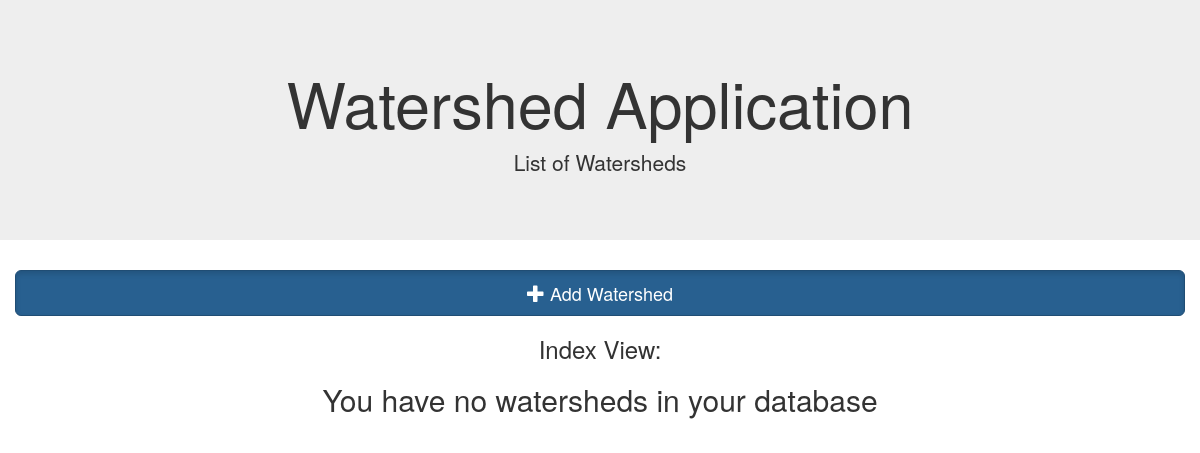
/watershed/, run on an earlier commit of the app's database.
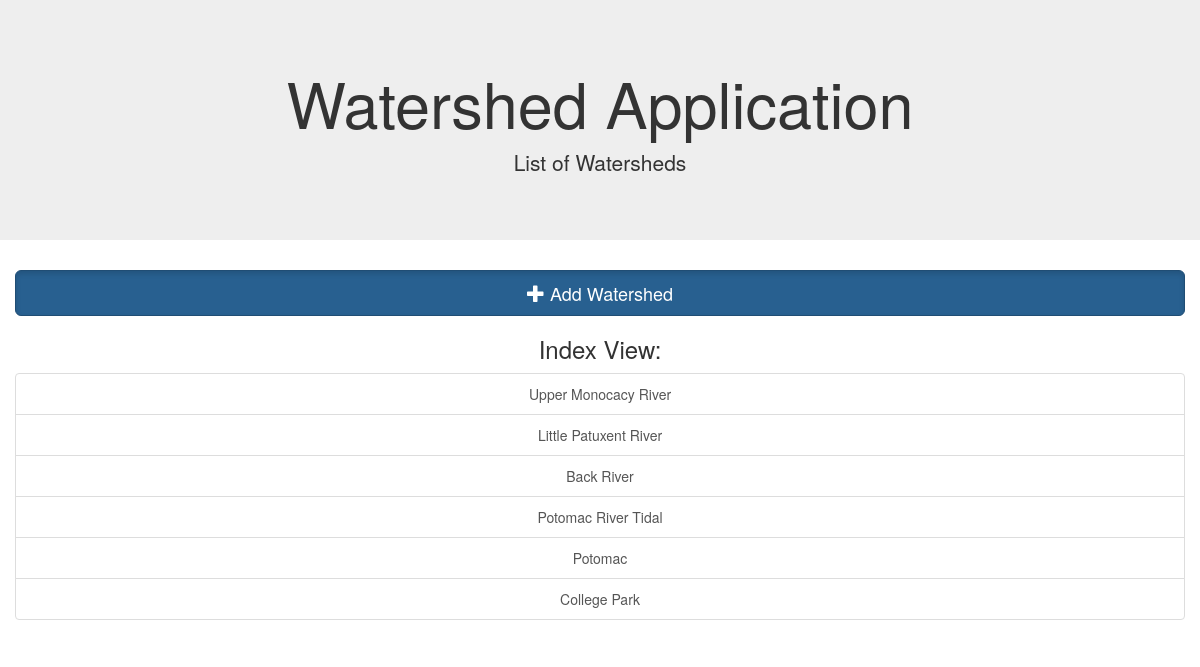
And on a later commit of the database.
### watershed/models.py (models this page shows, shortened)
class Watershed(models.Model):
    watershedID = models.CharField(max_length=20)
    name = models.CharField(max_length=20)
    percentLand = models.CharField(max_length=20)
    supportsTourism = models.CharField(max_length=20)
    watershedDescription = models.CharField(max_length=255)
    location = models.CharField(max_length=255)

### watershed/views.py (the view)
def index(request):
    all_watershed = Watershed.objects.all()
    context = {
        'all_watershed': all_watershed
    }
    return render(request, 'watershed/index.html', context)

### watershed/templates/watershed/index.html (shortened to what this page needs)
<!DOCTYPE html>
<html lang="en">
<head>
    <link rel="stylesheet" type="text/css" href="https://maxcdn.bootstrapcdn.com/bootstrap/3.3.7/css/bootstrap.min.css">
</head>
<body>
<div class="jumbotron text-center">
        <h1>Watershed Application</h1>
        <p>List of Watersheds</p>
    </div>
<div class="container-fluid text-center">
    <a href="{% url 'watershed:add-watershed' %}" class="btn btn-primary btn-lg active btn-block" role="button" aria-pressed="true"><span class="glyphicon glyphicon-plus" aria-hidden="true"></span> Add Watershed</a>
  <h3>Index View:</h3>
    {% if all_watershed %}
    <div class="list-group">
        {% for watershed in all_watershed %}
        <a href="{% url 'watershed:detail' watershed.id %}" class="list-group-item">{{ watershed.name }}</a>
        {% endfor %}
    </div>
     {% else %}
        <h2> You have no watersheds in your database </h2>
    {% endif %}
</div>
</body>
</html>

What changed in the data, as far as the page shows it:
added Watershed: name "Upper Monocacy River"
added Watershed: name "Little Patuxent River"
added Watershed: name "Back River"
added Watershed: name "Potomac River Tidal"
added Watershed: name "Potomac"
added Watershed: name "College Park"
Also different on the page:
text no longer shown: "You have no watersheds in your database"
